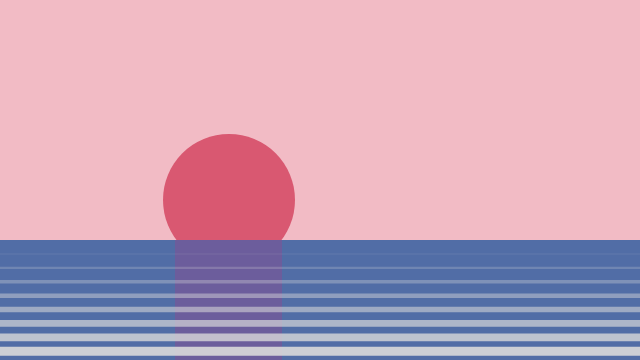
Frame 1 (no input)
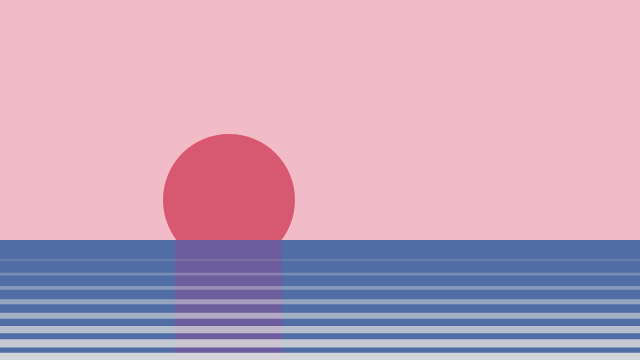
Frame 60 (no input)
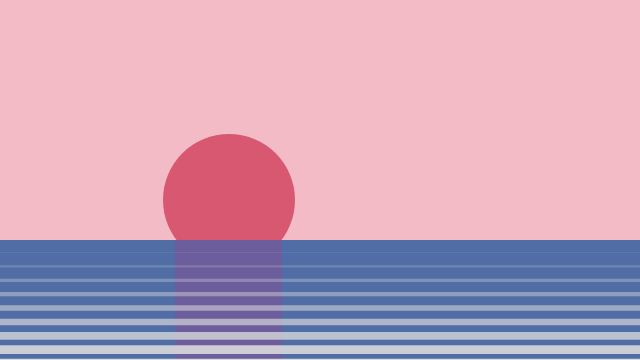
Frame 120 (the mouse pressed at the canvas centre since frame 60)

The p5.js sketch that drew these frames (run headless with seeded random() and noise() and a simulated clock; from frame 60 on, the mouse is pressed at the canvas centre):

// p5.js sketch
// ── sketch.js

var clouds = [];
var n_clouds = 3;
var waves = [];
var n_waves = 10;

function setup() {
  createCanvas(640, 360);
  for (var i = 0; i < n_clouds; i++) {
    clouds[i] = new Cloud();
  }

  // calculates the starting positions of the waves
  for (var i = 0; i < n_waves; i++) {
    waves[i] = new Waves(map(i, 1, n_waves, height - (height / 3), height));
  }

  ocean = new Ocean();
  sun = new Sun();
}

function draw() {
  background(242, 187, 197);

  // makes the sun
  sun.make_sun();

  // makes the ocean
  ocean.show();

  // sun refelction
  sun.reflection();

  // makes the waves
  for (var i = 0; i < n_waves; i++) {
    waves[i].update();
  }

  // makes the clouds
  for (var i = 0; i < n_clouds; i++) {
    clouds[i].show();
    clouds[i].update();
  }

}

// ── clouds.js
function Cloud() {

    this.alpha = 240;

    this.setup = function() {
        // this.speed = random(1, 5);
        this.speed = random(1, 5) / 20;
        this.x = random(width + 20, width + 150);
        this.y = random(0, height * 1/2);
    }

    this.show = function() {
        // makes the clouds
        strokeWeight(0);
        fill(255, 255, 255, this.alpha);
        arc(this.x, this.y + 4, 40, 40, HALF_PI + QUARTER_PI, QUARTER_PI, CHORD);
        arc(this.x + 20, this.y, 50, 50, HALF_PI + QUARTER_PI, QUARTER_PI, CHORD);
        arc(this.x + 50, this.y + 6, 30, 30, HALF_PI + QUARTER_PI, QUARTER_PI, CHORD);   
        strokeWeight(10);
        stroke(255, 255, 255, this.alpha);
        line(this.x - 16, this.y + 18, this.x + 90, this.y + 18);
    }

    this.update = function(){
        this.x = this.x - this.speed;
        if (this.x < -100){
            this.setup();
        }
    }
    
    this.setup();
}
// ── ocean.js
function Ocean() {

    this.n_waves = 4;

    this.show = function(){
        fill(81, 109, 166);
        strokeWeight(0);
        rect(0, height - height / 3, width, height);
    }

}
// ── sun.js
function Sun() {


    this.make_sun = function () {
        fill(217, 88, 113);
        noStroke();
        circle(229, 200, 132);
    }

    this.reflection = function () {

        fill(217, 30, 113, 50);
        noStroke();
        beginShape();
        vertex(175, height - height / 3);
        vertex(282, height - height / 3);
        vertex(282, height);
        vertex(175, height);
        // vertex(307, height);
        // vertex(150, height);
        endShape(CLOSE);
    }

}

// ── waves.js
function Waves(start_y = height - (height / 3)) {

    this.setup = function (start_y) {
        this.y = start_y;
        this.speed = 1 / 10;
        this.alpha = 0;
        this.wave_hight = 1;
        this.wave_cutoff = 30;

        fill(50, 75, 75);
        strokeWeight(10);
        rect(0, this.y, width, this.wave_hight);
    }

    this.update = function () {
        this.y = this.y + this.speed;
        this.alpha = map(this.y, height - (height / 3), height, 0, 255);
        this.wave_hight = map(this.y, height - (height / 3), height, 0, 10);

        fill(220, 220, 220, this.alpha);
        strokeWeight(0);
        rect(0, this.y, width, this.wave_hight);

        if (this.y > height) {
            this.setup(height - (height / 3));
        }
    }

    this.setup(start_y);
}
